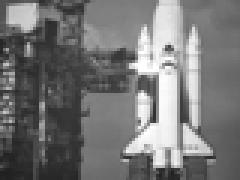
%> input picture shuttle_80x60.tif, 80 x 60 px (shown 3 times larger)
$ octave simulacao_2_pam_ruido.m   (GNU Octave 9; MATLAB toolbox functions it lacks are replaced by stand-ins)
%> lines starting %> are read from the running program, lines starting %| are printed output that depends on the picture
### quantalph.m
function y=quantalph(x,alphabet)
% function  y=quantalph(x,alphabet)
% quantize the input signal x to the alphabet
% using nearest neighbor method
% input x - vector to be quantized
%       alphabet - vector of discrete values that y can take on
%                  sorted in ascending order
% output y - quantized vector
[r c] = size(alphabet); if c>r, alphabet=alphabet'; end
[r c] = size(x); if c>r, x=x'; end
alpha=alphabet(:,ones(size(x)))';
dist=(x(:,ones(size(alphabet)))-alpha).^2;
[v,i]=min(dist,[],2);
y=alphabet(i);

### simulacao_2_pam_ruido.m
% -------------------------------------------------------------------------
% Simulacao de um Sistema de Transmissao Digital em banda Base
% Sera transmitida uma imagem usando modulacao 2-PAM
% Evelio M. G. Fernandez - 2020
% -------------------------------------------------------------------------

clear; clc; close all;

% -------------------------------------------------------------------------
% Parametros
% -------------------------------------------------------------------------

Fs=44100;           % Frequencia de Amostragem do Sinal Continuo (Hz)
Ts=1/Fs;            % Periodo de Amostragem (s)

oversampling=10;    % Fator Fs/R

R=Fs/oversampling;  % Taxa de Transmissao em simbolos/s (baud rate)
T=1/R;              % Periodo de Simbolo (s)

del=25;             % Resposta do filtro formatador se estende por (2*del) periodos de simbolo
                    % Numero de amostras do filtro formatador: N=2*(del*oversampling)+1

rolloff=0.5;        % Fator de rolloff dos filtros Tx e Rx

% -------------------------------------------------------------------------
% Leitura da Imagem e mapeamento 2-PAM
%--------------------------------------------------------------------------

im_in=imread('shuttle_80x60.tif');  %Leitura da imagem a ser transmitida
%> im_in is the input picture: size 60x80 uint8; min 32, max 255, mean 117.7
%im_in=imread('lenna512.tif');

L=8;
[size_r,size_c]=size(im_in);
%> size_r = 60; size_c = 80
im_size=size_r*size_c;
%> im_size = 4800
im_vec=reshape(im_in,1,im_size);
%> im_vec = 4800 values, max 255 at index 2782, min 32 at index 58, mean 117.7

bit_matrix=de2bi(im_vec);
bit_per_symbol=1;               %constelaco 2^bit_per_symbol-PAM, neste caso 2-PAM
bit_symbols=reshape(bit_matrix, im_size*L/bit_per_symbol, bit_per_symbol);
symbols=bi2de(bit_symbols);     %sequencia de bits a ser transmitida
alfabeto=[-1 1];                       %alfabeto 2-PAM
symbols=symbols+1;
pam=alfabeto(symbols);           %sequencia de simbolos PAM (+1, -1) a ser transmitidos


% -------------------------------------------------------------------------
% Filtro de Tx+Rx
% Formatacao de Pulso - Tipo Raiz Quadrada de Cosseno Elevado no Tx e Rx
% -------------------------------------------------------------------------
filtro=rcosfir(rolloff,del,oversampling,1,'sqrt');

%Formatar e transmitir os simbolos PAM

sinal_tx=upsample(pam,oversampling);           % Realiza Upsampling
sinal_tx_filtrado=conv(sinal_tx,filtro);       % Sinal Filtrado de Transmissao

% -------------------------------------------------------------------------
% Canal Passa Baixas Simulado usando um Filtro de Butterworth e Adicao de
% Ruido Gaussiano
% -------------------------------------------------------------------------

fc=R/2*(1+rolloff);                 % Largura de banda do sinal transmitido
[bn,an]=butter(5,2*fc/Fs);          % Filtro passa-baixas de largura de banda fc

sinal_rx=filtfilt(bn,an,sinal_tx_filtrado);  %Sinal na sa韉a do 'canal'

sigPower = sum(sinal_rx(:).^2)/length(sinal_rx);
%> sigPower = 0.0991
sigPower = 10*log10(sigPower);
%> sigPower = -10.04
reqSNR = 10;                         %Relacao sinal-ruido (Eb/N0) em dB
noisePower = sigPower-reqSNR+10*log10(oversampling/2);
%> noisePower = -13.05

wn = wgn(1,length(sinal_rx),noisePower);

sinal_rx_ruido=sinal_rx+wn;

figure(1);

subplot(2,2,1);

% Densidade Espectral de Potencia do Sinal Transmitido
[Pxx,F]=pwelch(sinal_tx_filtrado/max(abs(sinal_tx_filtrado)),[],[],[],Fs,'twosided');
%> Pxx = 1024 values, max 0.000979 at index 1, min 7.66e-11 at index 507, mean 1.03e-05; F = 1024 values from 0 to 44056.9
plot((F-Fs/2)/1000,10*log10(fftshift(Pxx)));
grid; xlabel('Frequencia (kHz)'); ylabel('dBm/Hz');
xlim([-(Fs/4)/1000 (Fs/4)/1000]);
title('Sinal Transmitido')

subplot(2,2,2);

% Densidade Espectral de Potencia do na Saida do Canal
[Pxx,F]=pwelch(sinal_rx/max(abs(sinal_rx)),[],[],[],Fs,'twosided');
%> Pxx = 1024 values, max 0.00106 at index 1, min 8.22e-11 at index 513, mean 1.11e-05
plot((F-Fs/2)/1000,10*log10(fftshift(Pxx)));
grid; xlabel('Frequencia (kHz)'); ylabel('dBm/Hz');
xlim([-(Fs/4)/1000 (Fs/4)/1000]);
title('Sinal na Saida do Canal')

% -------------------------------------------------------------------------
% Receptor (Filtro Casado)
% -------------------------------------------------------------------------

sinal_rx_casado=conv(sinal_rx_ruido,filtro);       %Filtro casado

subplot(2,2,3);
[H,F]=freqz(bn,an,2048,'whole',Fs);
gain=20*log10(fftshift(abs(H)));
plot((F-Fs/2)/1000,gain); grid;
axis([-Fs/(4*1000) Fs/(4*1000) -50 10]);   %Grafico do modulo da funcao de transferencia
xlabel('Frequencia (kHz)');                %do filtro que simula o canal
ylabel('Ganho (dB)');
title('Resposta de Amplitude do Canal');


subplot(2,2,4);

% Densidade Espectral de Potencia do na Saida do Filtro Casado
[Pxx,F]=pwelch(sinal_rx_casado/max(abs(sinal_rx)),[],[],[],Fs,'twosided');
%> Pxx = 1024 values, max 0.0107 at index 1, min 8.04e-10 at index 511, mean 0.000109
plot((F-Fs/2)/1000,10*log10(fftshift(Pxx)));
grid; xlabel('Frequencia (kHz)'); ylabel('dBm/Hz');
xlim([-(Fs/4)/1000 (Fs/4)/1000]);
title('Sinal na Saida do Filtro Casado')
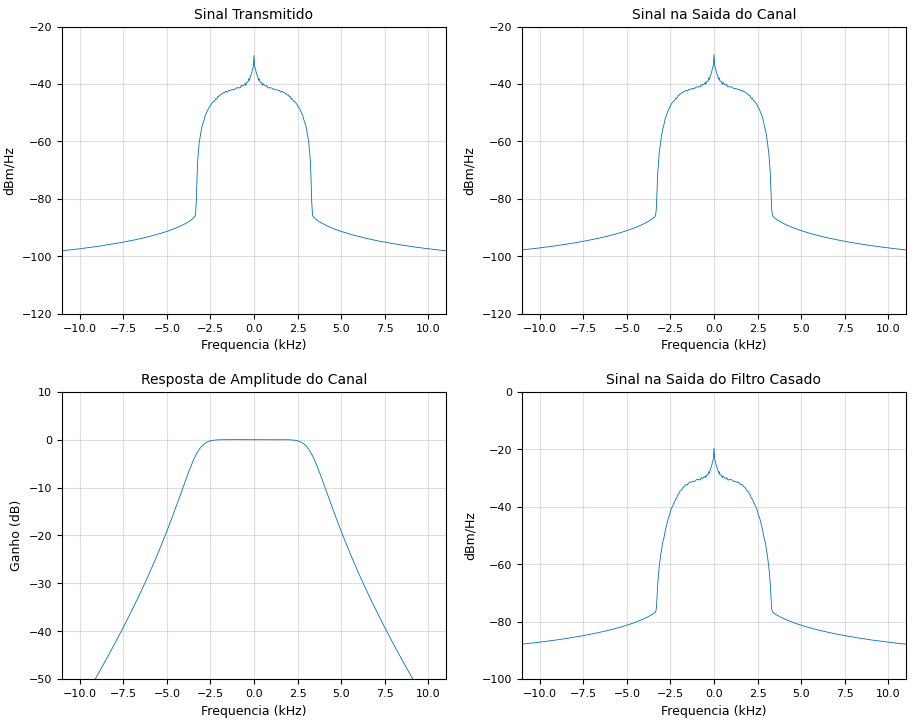
%> figure redrawn from the program's plot data, 4 panels; panel 1: curve peaks at x = 0, y = -30.09; panel 2: curve peaks at x = 0, y = -29.75; panel 3: curve peaks at x = -0.108, y = 8.29e-13; panel 4: curve peaks at x = 0, y = -19.7

pam_rx=downsample(sinal_rx_casado,oversampling); % Downsampling e 1sincronismo' de bit
pam_rx=pam_rx(del*2+1:length(pam_rx)-del*2);

symbols_rx_quant=quantalph(pam_rx,alfabeto);     %Estimacao dos simbolos PAM recebidos

bit_symbols_rx=(symbols_rx_quant+1)/2;

bit_matrix_rx=reshape(bit_symbols_rx, im_size, L);   %Reconstrucao da imagem no receptor
im_vec_rx=bi2de(bit_matrix_rx);
%> im_vec_rx has the same summary as im_vec
im_in_rx=reshape(im_vec_rx,size_r,size_c);

figure(2);

subplot(2,1,1);                   %Visualizacao da imagem transmitida
colormap(gray);
h=image(im_in);
set(h,'CDataMapping','scaled')
axis('equal');
title('Imagem Transmitida');
hold;

subplot(2,1,2);                   %Visualizacaoo da imagem recebida
colormap(gray);
h=image(im_in_rx);
set(h,'CDataMapping','scaled')
axis('equal');
title('Imagem Recebida');

eyediagram(sinal_rx_casado(1,10000:15000),2*oversampling)     %Diagrama de olho

[num_erros,BER]=symerr(bit_matrix_rx,bit_matrix); % Contagem do n鷐ero de erros e
%> num_erros = 0; BER = 0
                                                  % calculo da BER

disp ('Numero de erros = ')
disp(num_erros)
%| 0
disp ('BER simulada = ')
disp(BER)
%| 0
BER_teorica = 0.5*erfc(sqrt(10^(reqSNR/10)));
disp ('BER teorica = ')
disp(BER_teorica)
